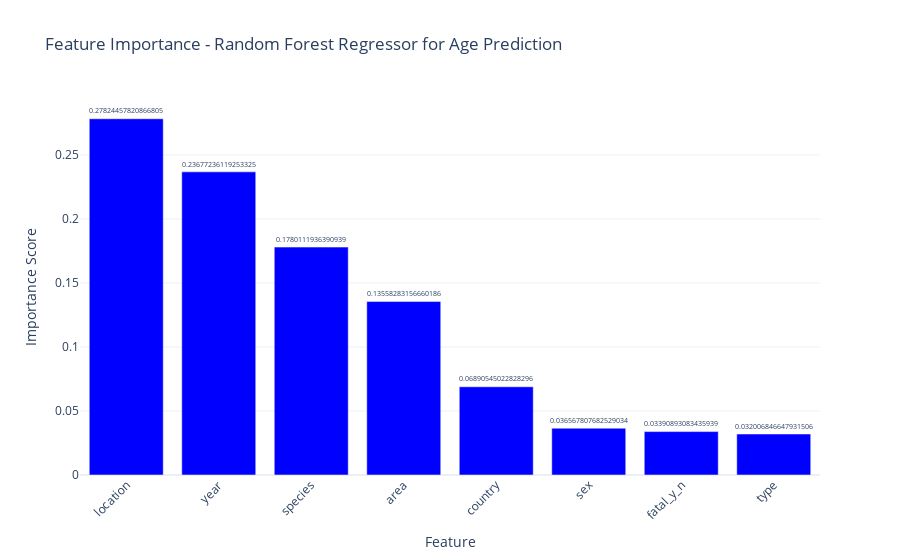

Write notebook code for a chart like this one.
### Code cell
import plotly.graph_objects as go
import numpy as np

# Sort feature importances in descending order
sorted_idx = np.argsort(feature_importance)[::-1]

# Create a Plotly bar chart
fig = go.Figure()

fig.add_trace(go.Bar(
    x=[feature_names[i] for i in sorted_idx],
    y=feature_importance[sorted_idx],
    marker=dict(color="blue"),
    text=feature_importance[sorted_idx],
    textposition="outside"
))

# Customize layout
fig.update_layout(
    title="Feature Importance - Random Forest Regressor for Age Prediction",
    xaxis_title="Feature",
    yaxis_title="Importance Score",
    template="plotly_white",
    xaxis_tickangle=-45
)

# Show the interactive plot
fig.show()

### Figure 1 — Plotly figure (JSON) as saved in the notebook; plotly's stock layout.template omitted (floating-point values rounded to 4 significant figures)
{"data": [{"marker": {"color": "blue"}, "text": [0.2782, 0.2368, 0.178, 0.1356, 0.06891, 0.03657, 0.03391, 0.03201], "textposition": "outside", "type": "bar", "x": ["location", "year", "species", "area", "country", "sex", "fatal_y_n", "type"], "y": [0.2782, 0.2368, 0.178, 0.1356, 0.06891, 0.03657, 0.03391, 0.03201]}], "layout": {"title": {"text": "Feature Importance - Random Forest Regressor for Age Prediction"}, "xaxis": {"tickangle": -45, "title": {"text": "Feature"}}, "yaxis": {"title": {"text": "Importance Score"}}}}
